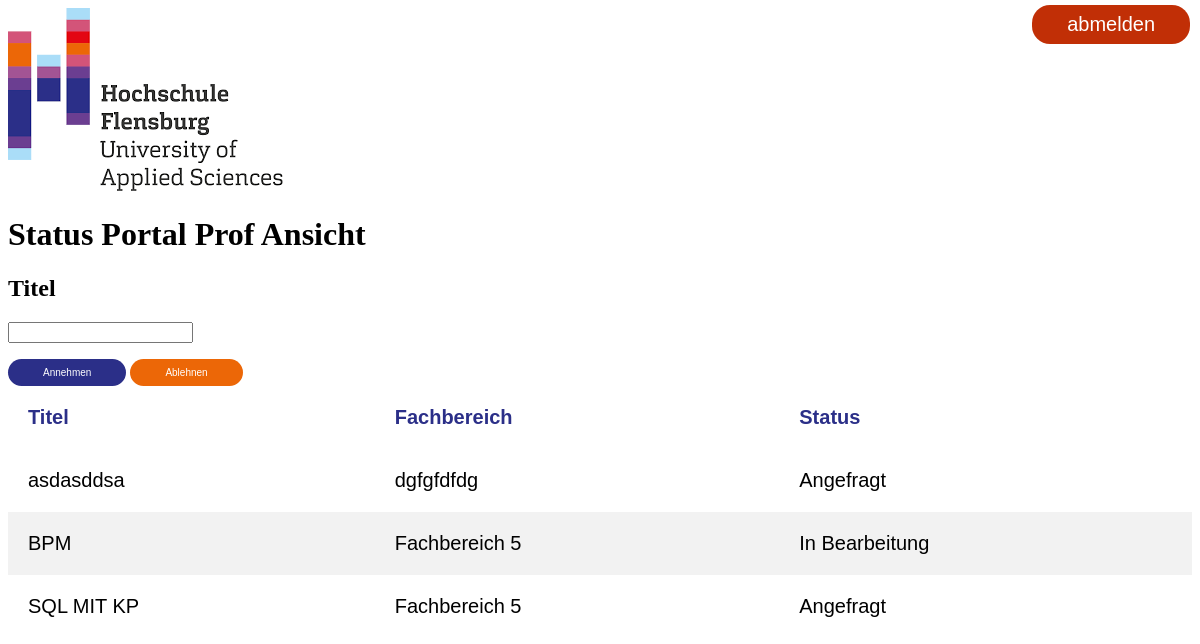
The page /html/Profesor_Status.php (signed in) on the database its author committed.
### tables this page shows
CREATE TABLE `abschlussarbeit` (
  `ThesisID` int(11) NOT NULL,
  `Titel` varchar(300) NOT NULL,
  `Fachbereich` varchar(50) NOT NULL,
  `User_ID` int(11) NOT NULL,
  `Status` varchar(200) DEFAULT NULL,
  `Prof_Email` varchar(200) DEFAULT NULL
);

### html/Profesor_Status.php (the view, shortened to what this page needs)
<!DOCTYPE html>
<html lang="en">
<head>
</head>
<body>
<form method="post">
  <div>
        <img src="../Images/Fh Flensburg_Logo.png"/>
    </div>
    <h1 class="Title"> Status Portal Prof Ansicht </h1>
    <div>
    <tr >
        <form method="POST">
            <td >
                <h2 class="Suchfelder">Titel</h2>
                <p class="Suchfelder"> <input name="Titel" > </p>
            </td>
            <div >
                <input class="button-blau" name="Anfrage_Annehmen" type="submit" value="Annehmen" >
                <input class="button-orange" name="Anfrage_Ablehnen" type="submit" value="Ablehnen" >
            </div>
            <div>
                <input class="button3" name="abmelden" type="submit" value="abmelden" >
            </div>
        </form>
    <table name="suchergebnis" style="width:100%">
<?php
$username =$_SESSION['username'];
    echo "<tr>";
    echo "<th> Titel </th>";
    echo "<th> Fachbereich </th>";
    echo "<th> Status </th>";
    echo "<tr>";
    require_once "config.php";
    $result = mysqli_query($link,"SELECT * FROM abschlussarbeit WHERE Prof_Email = '".$username."' ");
    while ($row = mysqli_fetch_array($result)) {
        echo "<tr>";
        echo "<td>" . $row['Titel'] . "</td>";
        echo "<td>" . $row['Fachbereich'] . "</td>";
        echo "<td>" . $row['Status'] . "</td>";
        echo "</tr>";
    }
?>

### html/Profesor_Status.php (style rules this page uses)
.button3 { background-color: rgb(193, 47, 6); border: none; color: white; padding: 8px 35px; text-align: right; text-decoration: none; display: inline-block; font-size: 20px; border-radius: 18px; font-family: Arial, Helvetica, sans-serif; position: absolute; right: 10px; top: 5px; }
table { border-collapse: collapse; width: 100%; font-size: 20px; font-family: Arial, Helvetica, sans-serif; }
th, td { text-align: left; padding: 20px; font-family: Arial, Helvetica, sans-serif; }
tr:nth-child(even) { background-color: #f2f2f2 }
th { background-color: white; color: rgb(43, 47, 136) }
.button-blau { background-color: rgb(43, 47, 136); border: none; color: white; padding: 8px 35px; text-align: right; text-decoration: none; display: inline-block; font-size: 10px; border-radius: 18px; font-family: Arial, Helvetica, sans-serif; }
.button-orange { background-color: rgb(236, 103, 7); border: none; color: white; padding: 8px 35px; text-align: right; text-decoration: none; display: inline-block; border-radius: 18px; font-size: 10px; font-family: Arial, Helvetica, sans-serif; }

### rows shown on the page
abschlussarbeit: Titel "asdasddsa", Fachbereich "dgfgfdfdg", Status "Angefragt"
abschlussarbeit: Titel "BPM", Fachbereich "Fachbereich 5", Status "In Bearbeitung"
abschlussarbeit: Titel "SQL MIT KP", Fachbereich "Fachbereich 5", Status "Angefragt"
